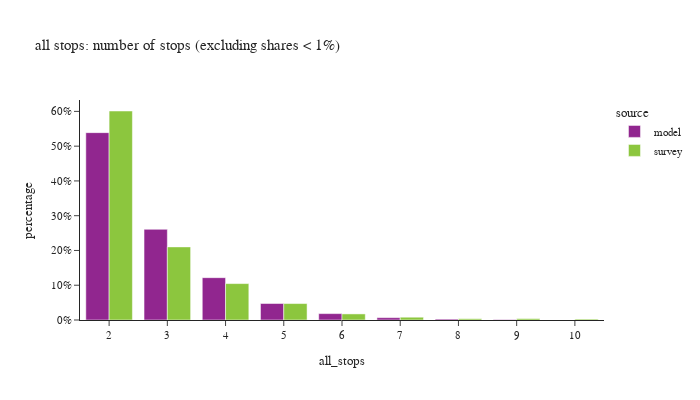

This figure's notebook cell:
### Code cell
df_plot = df_tour.groupby(['all_stops','source'])['toexpfac'].sum().reset_index()
df_plot['percentage'] = df_plot.groupby(['source'], group_keys=False)['toexpfac']. \
    apply(lambda x: x / float(x.sum()))
df_plot = df_plot.loc[df_plot['percentage'] > 0.001]
# df_plot
fig = px.bar(df_plot.sort_values(['source']), x="all_stops", y="percentage", color="source",
             barmode="group",title="all stops: number of stops (excluding shares < 1%)",
             hover_data=['toexpfac'])
fig.update_layout(height=400, width=700, font=dict(size=11),
                  xaxis = dict(dtick = 1, categoryorder='category ascending'),
                  yaxis=dict(tickformat=".0%"))
fig.show()

### Figure 1 — Plotly figure (JSON) as saved in the notebook; plotly's stock layout.template omitted (floating-point values rounded to 4 significant figures)
{"data": [{"alignmentgroup": "True", "customdata": [[3135000.0], [7045.0], [15030.0], [39190.0], [276200.0], [106900.0], [708600.0], [1517000.0]], "hovertemplate": "source=model<br>all_stops=%{x}<br>percentage=%{y}<br>toexpfac=%{customdata[0]}<extra></extra>", "legendgroup": "model", "marker": {"color": "#91268F", "pattern": {"shape": ""}}, "name": "model", "offsetgroup": "model", "orientation": "v", "showlegend": true, "textposition": "auto", "type": "bar", "x": [2, 9, 8, 7, 5, 6, 4, 3], "xaxis": "x", "y": [0.5389, 0.001211, 0.002583, 0.006736, 0.04746, 0.01838, 0.1218, 0.2608], "yaxis": "y"}, {"alignmentgroup": "True", "customdata": [[238900.0], [20390.0], [88350.0], [1062000.0], [40560.0], [18740.0], [3036000.0], [528900.0], [13050.0]], "hovertemplate": "source=survey<br>all_stops=%{x}<br>percentage=%{y}<br>toexpfac=%{customdata[0]}<extra></extra>", "legendgroup": "survey", "marker": {"color": "#8CC63E", "pattern": {"shape": ""}}, "name": "survey", "offsetgroup": "survey", "orientation": "v", "showlegend": true, "textposition": "auto", "type": "bar", "x": [5, 9, 6, 3, 7, 8, 2, 4, 10], "xaxis": "x", "y": [0.0473, 0.004036, 0.01749, 0.2103, 0.008031, 0.00371, 0.6011, 0.1047, 0.002583], "yaxis": "y"}], "layout": {"barmode": "group", "font": {"size": 11}, "height": 400, "legend": {"title": {"text": "source"}, "tracegroupgap": 0}, "title": {"text": "all stops: number of stops (excluding shares < 1%)"}, "width": 700, "xaxis": {"anchor": "y", "categoryorder": "category ascending", "domain": [0.0, 1.0], "dtick": 1, "title": {"text": "all_stops"}}, "yaxis": {"anchor": "x", "domain": [0.0, 1.0], "tickformat": ".0%", "title": {"text": "percentage"}}}}
